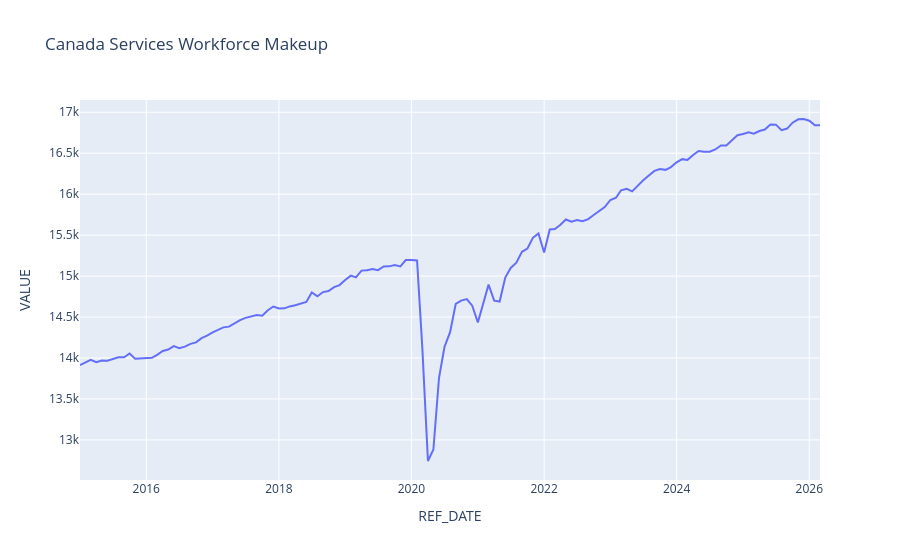
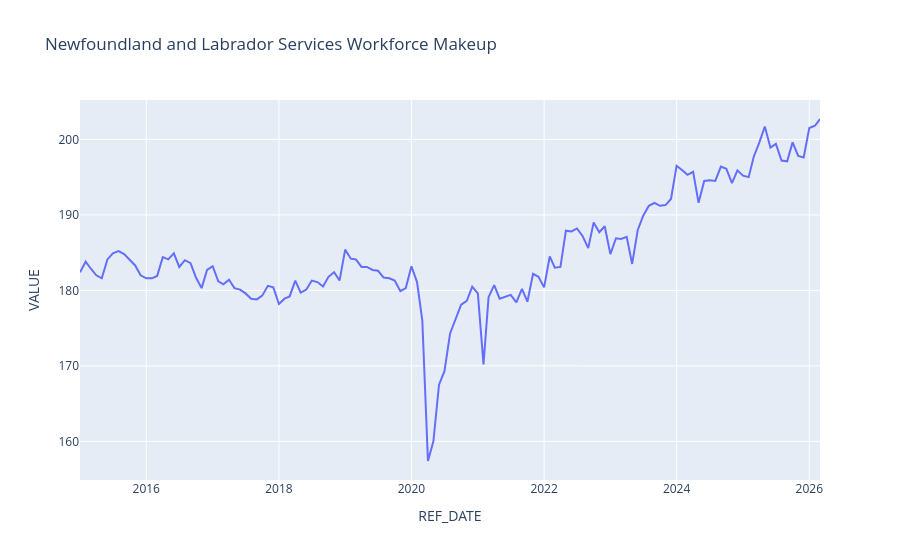
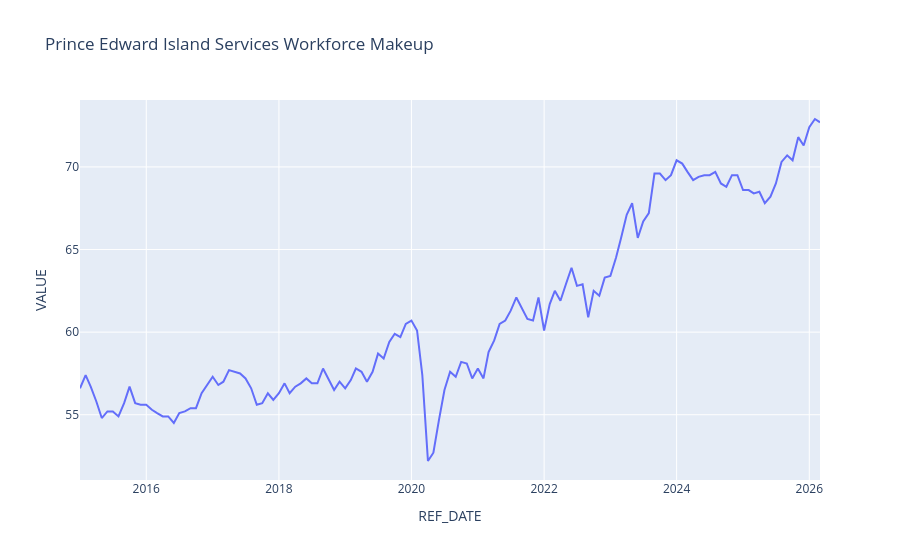

The notebook cell these images were saved under, in order:
### Code cell
for province in df['GEO'].value_counts().index:
    fig = px.line(df[(df['GEO'] == province) & (df['North American Industry Classification System'] == 'Services-producing sector')],
                  x='REF_DATE',y='VALUE', 
                  title= f'{province} Services Workforce Makeup')
    fig.show()

### Figure 1 — Plotly figure (JSON) as saved in the notebook; plotly's stock layout.template omitted (floating-point values rounded to 4 significant figures; data arrays with more than 128 entries replaced by an {"elided": "..."} marker saying what was removed)
{"data": [{"hovertemplate": "REF_DATE=%{x}<br>VALUE=%{y}<extra></extra>", "legendgroup": "", "line": {"color": "#636efa", "dash": "solid"}, "marker": {"symbol": "circle"}, "mode": "lines", "name": "", "orientation": "v", "showlegend": false, "type": "scatter", "x": {"elided": "135 str values"}, "xaxis": "x", "y": {"elided": "135 float values"}, "yaxis": "y"}], "layout": {"legend": {"tracegroupgap": 0}, "title": {"text": "Canada Services Workforce Makeup"}, "xaxis": {"anchor": "y", "domain": [0, 1], "title": {"text": "REF_DATE"}}, "yaxis": {"anchor": "x", "domain": [0, 1], "title": {"text": "VALUE"}}}}

### Figure 2 — Plotly figure (JSON) as saved in the notebook; plotly's stock layout.template omitted (floating-point values rounded to 4 significant figures; data arrays with more than 128 entries replaced by an {"elided": "..."} marker saying what was removed)
{"data": [{"hovertemplate": "REF_DATE=%{x}<br>VALUE=%{y}<extra></extra>", "legendgroup": "", "line": {"color": "#636efa", "dash": "solid"}, "marker": {"symbol": "circle"}, "mode": "lines", "name": "", "orientation": "v", "showlegend": false, "type": "scatter", "x": {"elided": "135 str values"}, "xaxis": "x", "y": {"elided": "135 float values"}, "yaxis": "y"}], "layout": {"legend": {"tracegroupgap": 0}, "title": {"text": "Newfoundland and Labrador Services Workforce Makeup"}, "xaxis": {"anchor": "y", "domain": [0, 1], "title": {"text": "REF_DATE"}}, "yaxis": {"anchor": "x", "domain": [0, 1], "title": {"text": "VALUE"}}}}

### Figure 3 — Plotly figure (JSON) as saved in the notebook; plotly's stock layout.template omitted (floating-point values rounded to 4 significant figures; data arrays with more than 128 entries replaced by an {"elided": "..."} marker saying what was removed)
{"data": [{"hovertemplate": "REF_DATE=%{x}<br>VALUE=%{y}<extra></extra>", "legendgroup": "", "line": {"color": "#636efa", "dash": "solid"}, "marker": {"symbol": "circle"}, "mode": "lines", "name": "", "orientation": "v", "showlegend": false, "type": "scatter", "x": {"elided": "135 str values"}, "xaxis": "x", "y": {"elided": "135 float values"}, "yaxis": "y"}], "layout": {"legend": {"tracegroupgap": 0}, "title": {"text": "Prince Edward Island Services Workforce Makeup"}, "xaxis": {"anchor": "y", "domain": [0, 1], "title": {"text": "REF_DATE"}}, "yaxis": {"anchor": "x", "domain": [0, 1], "title": {"text": "VALUE"}}}}
